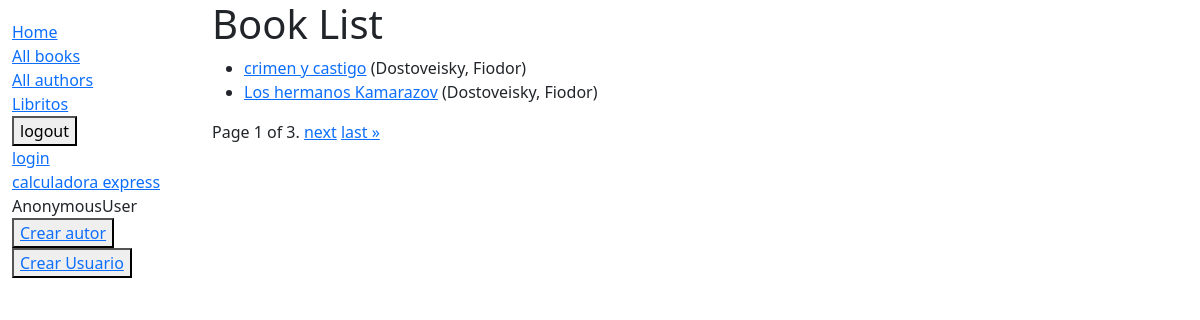
The page /catalog/libros/ on the database its author committed.
### catalog/models.py (models this page shows, shortened)
class Book(models.Model):
    title = models.CharField(max_length=200)
    lenguaje  = models.ForeignKey('Lenguaje', on_delete=models.CASCADE,null=True)
    author = models.ForeignKey('Author', on_delete=models.SET_NULL, null=True)
    summary = models.TextField(max_length=1000, help_text="Ingrese una breve descripción del libro")
    isbn = models.CharField('ISBN',max_length=13, help_text='13 Caracteres <a href="https://www.isbn-international.org/content/what-isbn">ISBN number</a>')
    genre = models.ManyToManyField(Genre, help_text="Seleccione un genero para este libro")
    def get_absolute_url(self):
        return reverse('book-detail', args=[str(self.id)])
    def display_genre(self):
        """Create a string for the Genre. This is required to display genre in Admin."""
        return ', '.join(genre.name for genre in self.genre.all()[:3])
    display_genre.short_description = 'Genre'

class Author(models.Model):
    first_name = models.CharField(max_length=100)
    last_name = models.CharField(max_length=100)
    date_of_birth = models.DateField(null=True, blank=True)
    date_of_death = models.DateField('Died', null=True, blank=True)
    def __str__(self):
        return '%s, %s' % (self.last_name, self.first_name)

### catalog/views.py (the view)
# urls.py: path('libros/',views.BookListView.as_view(),name="books"),
class BookListView(generic.ListView):
    model = Book
    paginate_by = 2
    orphans = 0
    context_object_name = 'book_list'   # your own name for the list as a template variable
    queryset = Book.objects.all() # Get 5 books containing the title war
    template_name = 'book_list.html'  # Specify your own template name/location

### catalog/templates/book_list.html (shortened to what this page needs)
{% extends "base_generic.html" %}
{% block content %}
  <h1>Book List</h1>
  {% if book_list %}
    <ul>
      {% for book in book_list %}
      <li>
        <a href="{{ book.get_absolute_url }}">{{ book.title }}</a>
        ({{book.author}})
      </li>
      {% endfor %}
    </ul>
  {% else %}
    <p>There are no books in the library.</p>
  {% endif %}
<div class="pagination">
  <span class="step-links">
      <span class="current">
          Page {{ page_obj.number }} of {{ page_obj.paginator.num_pages }}.
      </span>
      {% if page_obj.has_next %}
          <a href="?page={{ page_obj.next_page_number }}">next</a>
          <a href="?page={{ page_obj.paginator.num_pages }}">last &raquo;</a>
      {% endif %}
  </span>
</div
{% endblock %}

### rows shown on the page
Book: title "crimen y castigo", author "Dostoveisky, Fiodor"
Book: title "Los hermanos Kamarazov", author "Dostoveisky, Fiodor"

### other values the page prints
{{ user }} "AnonymousUser"
{{ page_obj.number }} "1"
{{ page_obj.paginator.num_pages }} "3"
